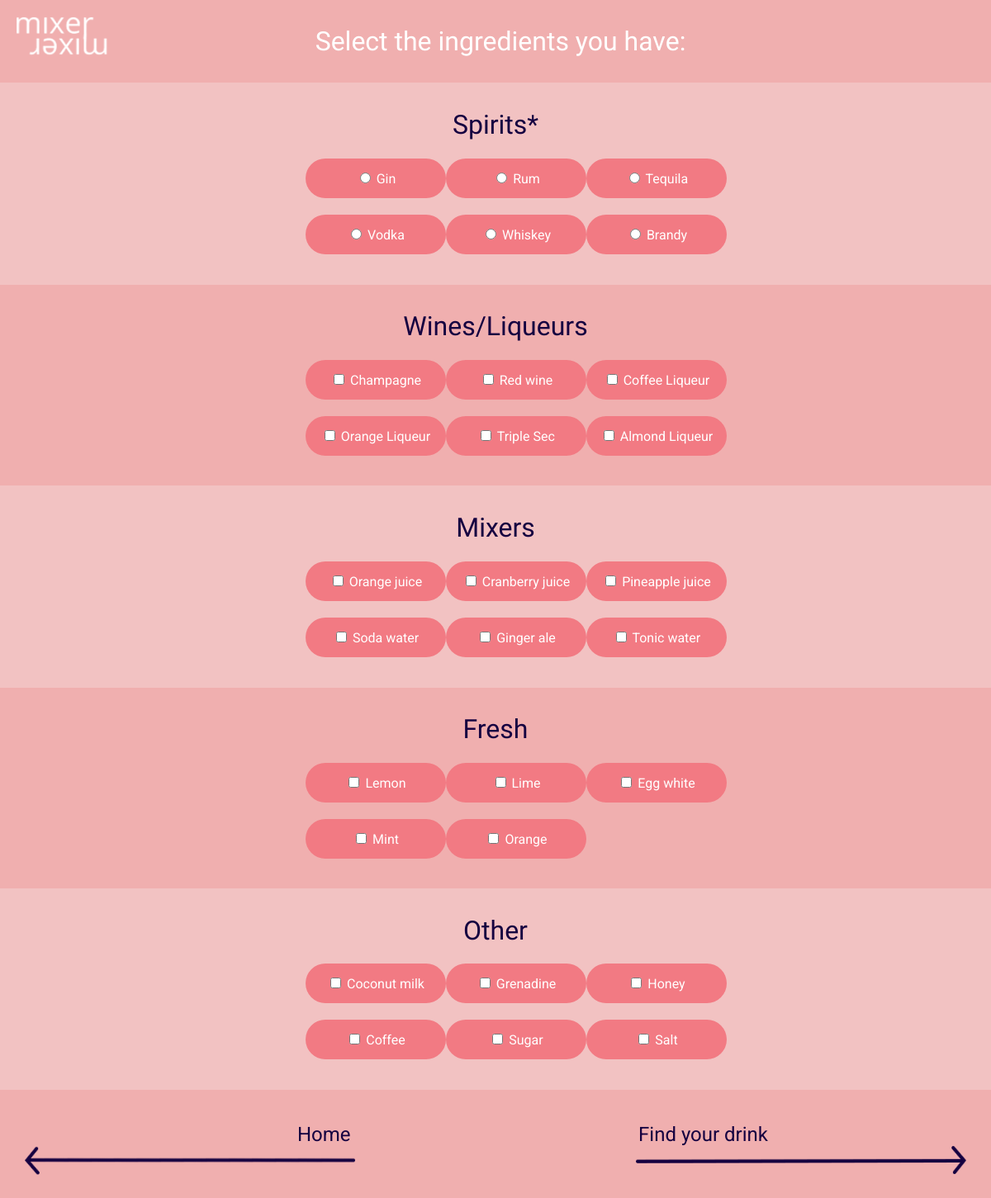
/ingredients, run on the app's committed database.
### tables this page shows
CREATE TABLE spirits(
id INTEGER PRIMARY KEY,
spirit TEXT UNIQUE
);

CREATE TABLE wines(
id INTEGER PRIMARY KEY,
wine TEXT UNIQUE
);

CREATE TABLE mixers(
id INTEGER PRIMARY KEY,
mixer TEXT UNIQUE
);

CREATE TABLE freshstuff(
id INTEGER PRIMARY KEY,
fresh TEXT UNIQUE
);

CREATE TABLE others(
id INTEGER PRIMARY KEY,
other TEXT UNIQUE
);

### run.py (the view)
@app.route('/ingredients')
def ingredients():
    con = sqlite3.connect(INGREDIENTSDB)
    spirits = []
    cur = con.execute('SELECT spirit FROM spirits')
    for row in cur:
        spirits.append(list(row))
    wines = []
    cur = con.execute('SELECT wine FROM wines')
    for row in cur:
        wines.append(list(row))
    mixers = []
    cur = con.execute('SELECT mixer FROM mixers')
    for row in cur:
        mixers.append(list(row))
    freshstuff = []
    cur = con.execute('SELECT fresh FROM freshstuff')
    for row in cur:
        freshstuff.append(list(row))
    others = []
    cur = con.execute('SELECT other FROM others')
    for row in cur:
        others.append(list(row))
    return render_template ('ingredients.html',
                            spirits=spirits,
                            wines=wines,
                            mixers=mixers,
                            freshstuff=freshstuff,
                            others=others
                            )

### templates/ingredients.html (shortened to what this page needs)
{% extends "base.html" %}
{% block content %}
  <div id"body">
      <div class="header">
          <img src="static/logo.png" class="logo">
          <h1 class="title">Select the ingredients you have:</h1>
      </div>
      <form action="/drinks" method="get"
        <div class="ingredients-light">
          <h1>Spirits*</h1>
          <ul>
            {% for spirit in spirits %}
            <li class="ingredient-buttons">
              <input type= "radio" name="{{ spirit[0] }}"/>
              {{ spirit[0] }}
            </li>
            {% endfor %}
          </ul>
        </div>
        <div class="ingredients">
          <h1>Wines/Liqueurs</h1>
          <ul>
            {% for wine in wines %}
            <li class="ingredient-buttons">
              <input type= "checkbox" name="{{ wine[0] }}"/>
              {{ wine[0] }}
            </li>
            {% endfor %}
          </ul>
        </div>
        <div class="ingredients-light">
          <h1>Mixers</h1>
          <ul>
            {% for mixer in mixers %}
            <li class="ingredient-buttons">
              <input type= "checkbox" name="{{ mixer[0] }}"/>
              {{ mixer[0] }}
            </li>
            {% endfor %}
          </ul>
        </div>
        <div class="ingredients">
          <h1>Fresh</h1>
          <ul>
            {% for fresh in freshstuff %}
            <li class="ingredient-buttons">
              <input type= "checkbox" name="{{ fresh[0] }}"/>
              {{ fresh[0] }}
            </li>
            {% endfor %}
          </ul>
        </div>
        <div class="ingredients-light">
          <h1>Other</h1>
          <ul>
            {% for other in others %}
            <li class="ingredient-buttons">
              <input type= "checkbox" name="{{ other[0] }}"/>
              {{ other[0] }}
            </li>
            {% endfor %}
          </ul>
        </div>
        <div class="footer">
          <a class="goback" href="{{url_for('home') }}">
            <h2>Home</h2>
            <img src="static/arrowleft.png"/>
          </a>
          <a class="next2" href="{{url_for('drinks') }}">
            <h2>Find your drink</h2>
            <img src="static/arrow.png"/>
          </a>
      </div>
{% endblock %}

### templates/base.html (shortened to what this page needs)
<!DOCTYPE html
<html>
  <head>
    {% block head %}
    <link rel="stylesheet" href="{{ url_for('static', filename='screen.css') }}"
    />
    {% endblock %}
  </head>
  <body>
    {% block content %} blah blah {% endblock %}
  </body>
</html>

### static/screen.css (style rules this page uses)
body { background-color: #f0afaf ; font-family: 'Roboto', sans-serif; margin: 0; }
h1 { font-size: 2em; font-weight: normal; }
.logo { width: 110px; padding: 20px; }
.header { height: 100px; display: grid; grid-template-columns: 2% 97%; }
.footer { height: 100px; display: grid; grid-template-columns: 1fr 1fr; }
.next2 { text-decoration: none; color: #150140; text-align: right; padding: 30px 30px 30px 0; }
.goback { text-decoration: none; color: #150140; text-align: left; padding: 30px 0px 30px 30px; }
.footer { display: grid; grid-template-columns: 50% 50%; }
.ingredients, .ingredients-light { color: white; font-family: 'Roboto', sans-serif; font-weight: normal; text-align: center; margin: auto; margin-bottom: 10px; padding: 0 330px 0 330px; }
.ingredient-buttons { background-color: #f27a83; width: 200px; margin: auto; margin-bottom: 20px; padding: 14px 10px 14px 10px; border-radius: 35px; width: 150px; }
.ingredients-light { background-color: #f2c2c2; padding-top: 1px; padding-bottom: 1px; }
.header h1 { color: white; margin: auto; font-weight: normal; font-family: 'Calistoga', cursive; font-size: 2em; }
.ingredients ul, .ingredients-light ul { list-style-type: none; }
.ingredients h1, .ingredients-light h1 { font-family: 'Calistoga', cursive; color: #150140; text-align: center; padding-top: 10px; }
.next2 h2 { font-size: 1.5em; font-weight: normal; margin: 0; padding-right: 240px; }
.goback h2 { font-size: 1.5em; font-weight: normal; margin: 0; padding-left: 330px; }
.goback img, .next2 img { width: 400px; }
.ingredients ul, .ingredients-light ul { display: grid; grid-template-columns: 1fr 1fr 1fr; }

### data on the page
spirits: spirit "Gin"
spirits: spirit "Rum"
spirits: spirit "Tequila"
spirits: spirit "Vodka"
spirits: spirit "Whiskey"
spirits: spirit "Brandy"
wines: wine "Champagne"
wines: wine "Red wine"
wines: wine "Coffee Liqueur"
wines: wine "Orange Liqueur"
wines: wine "Triple Sec"
wines: wine "Almond Liqueur"
mixers: mixer "Orange juice"
mixers: mixer "Cranberry juice"
mixers: mixer "Pineapple juice"
mixers: mixer "Soda water"
mixers: mixer "Ginger ale"
mixers: mixer "Tonic water"
freshstuff: fresh "Lemon"
freshstuff: fresh "Lime"
freshstuff: fresh "Egg white"
freshstuff: fresh "Mint"
freshstuff: fresh "Orange"
others: other "Coconut milk"
others: other "Grenadine"
others: other "Honey"
others: other "Coffee"
others: other "Sugar"
others: other "Salt"
